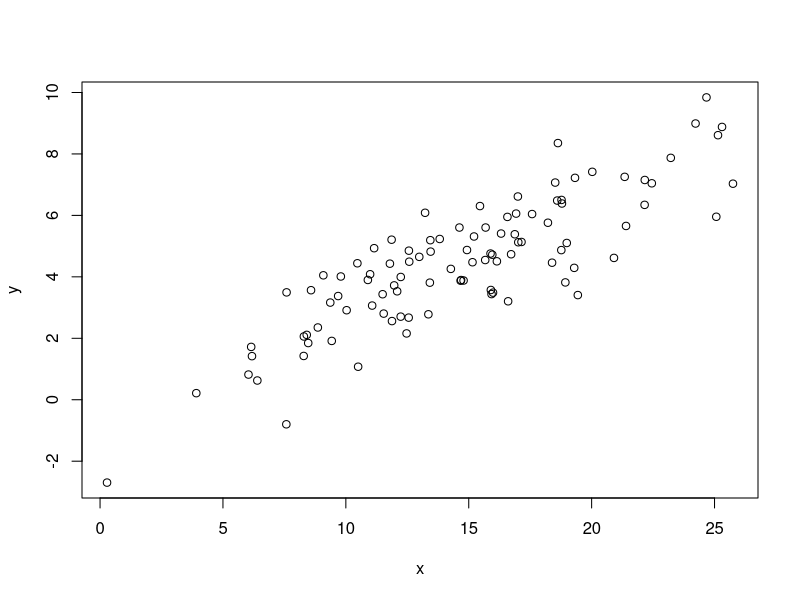
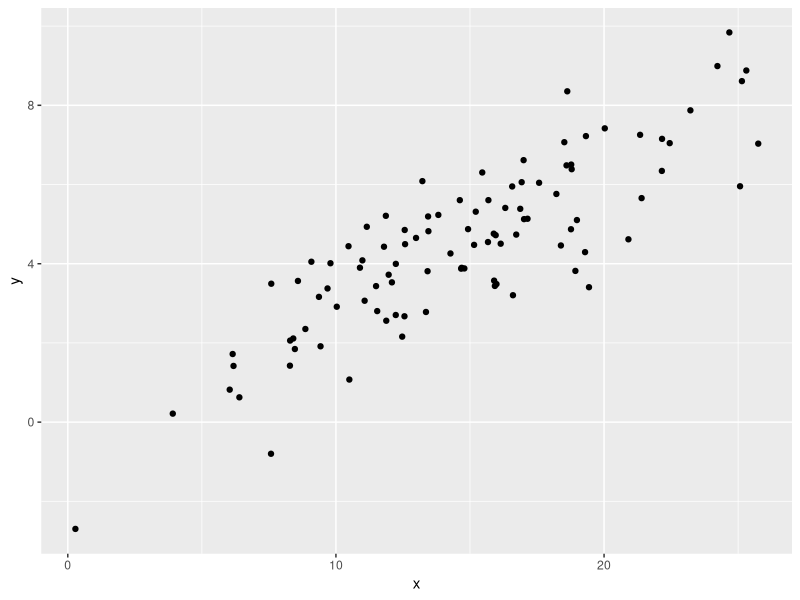
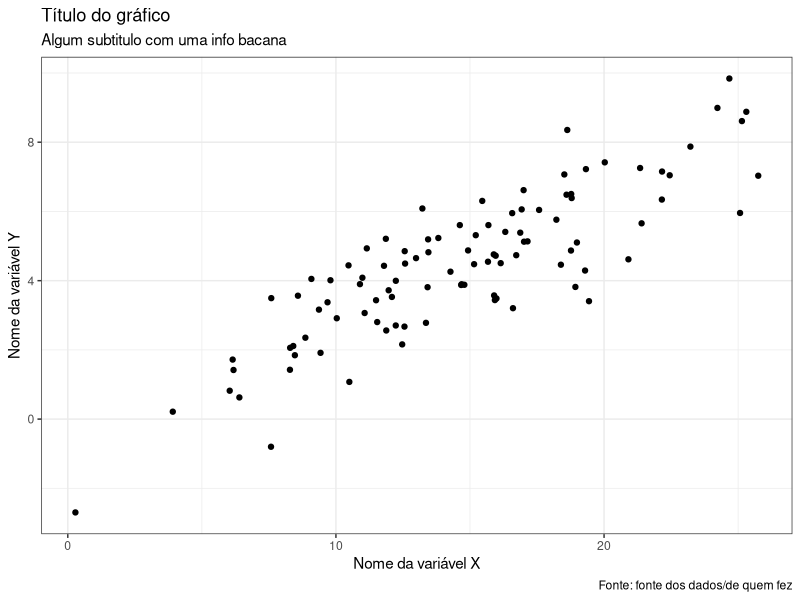
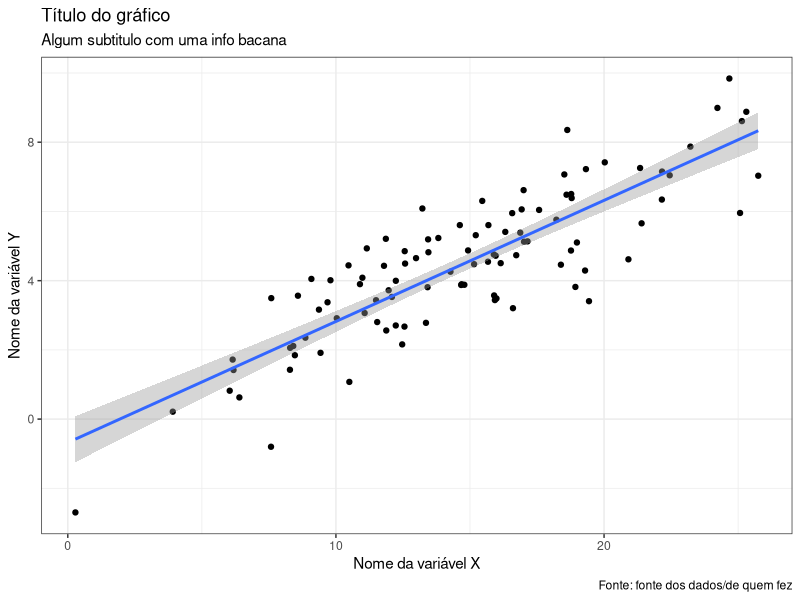
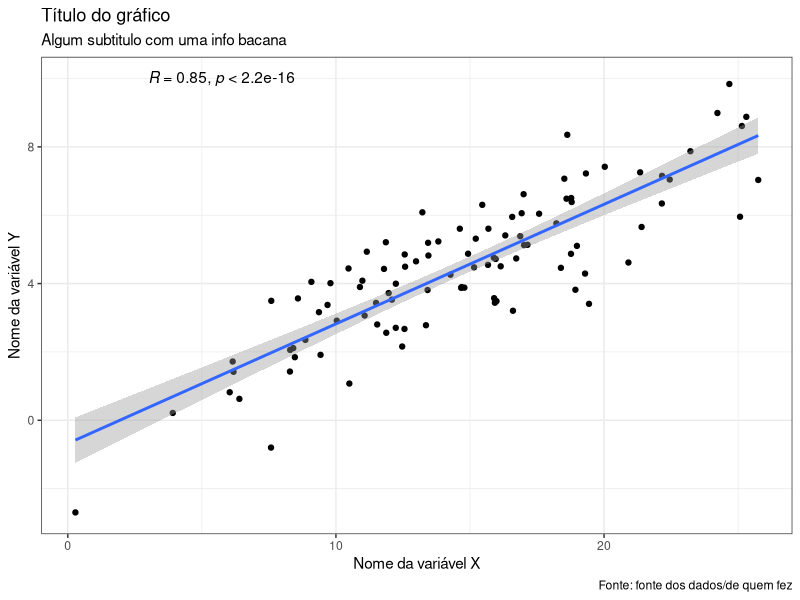
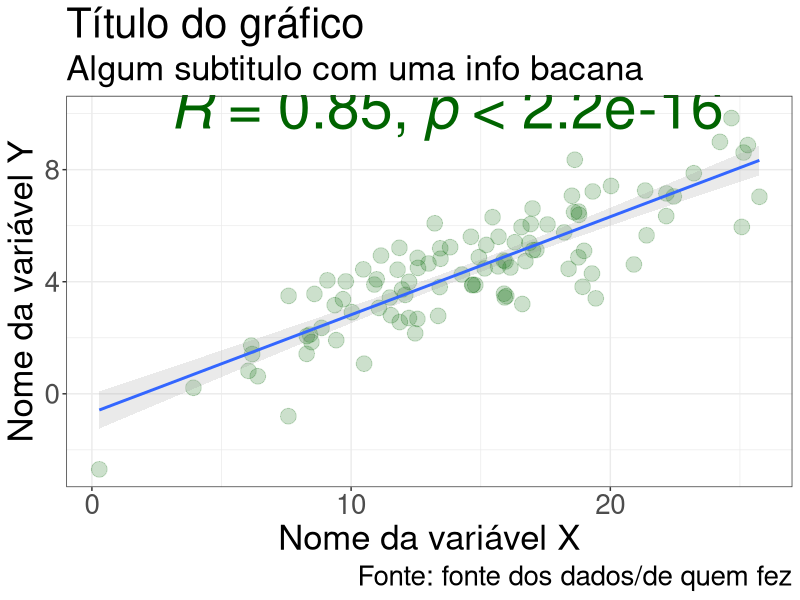
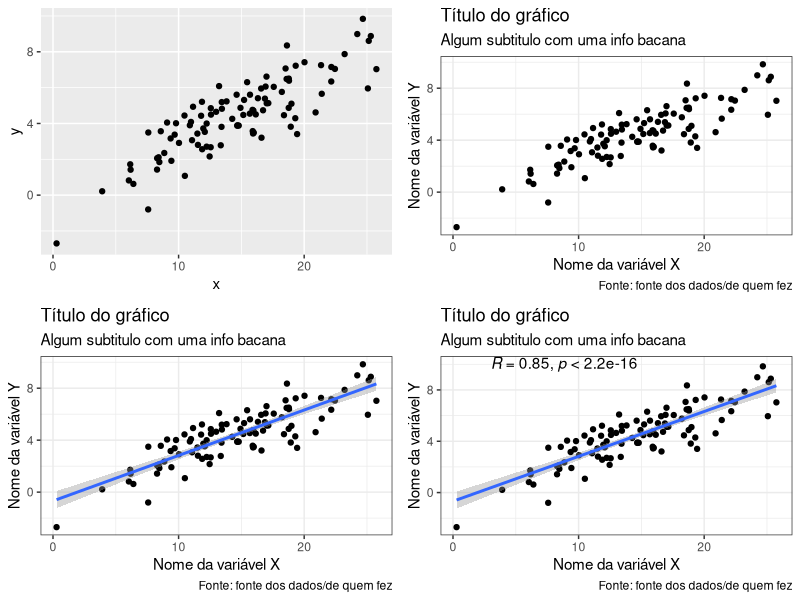

Source code (R) for these figures, in order:
## Esse script vai te ajudar a melhorar a qualidade dos seus gráficos de dispersão

# Raiz da replicabidade
set.seed(666)

# Simulação
n <- 100
x <-rnorm(n, 15, 5)
erro <- rnorm(n, 0, 1)
y <- .31 * x + erro

df <- data.frame(x, y)

# Nível 1

plot(df) # gráfico com o comando básico do R

# Nível 2

library(ggplot2)
library(dplyr)

g2<-df %>%
  ggplot(aes(x, y)) + geom_point() # agora com o básico do ggplot2
g2

# Nível 3

g3<-df %>%
  ggplot(aes(x, y)) + geom_point() +
  theme_bw() +
  labs(x = "Nome da variável X",
       y = "Nome da variável Y",
       title = "Título do gráfico",
       subtitle = "Algum subtitulo com uma info bacana",
       caption = "Fonte: fonte dos dados/de quem fez") # vamos incluir nomes nos eixos
                                                       # titulo, subtitulo e fonte
g3


# Nível 4

g4<-df %>%
  ggplot(aes(x, y)) + geom_point() +
  theme_bw() +
  labs(x = "Nome da variável X",
       y = "Nome da variável Y",
       title = "Título do gráfico",
       subtitle = "Algum subtitulo com uma info bacana",
       caption = "Fonte: fonte dos dados/de quem fez") +
  geom_smooth(method = "lm") # vamos adicionar a linha de regressão
g4

# Nível 5

library(ggpubr)

g5<-df %>%
  ggplot(aes(x, y)) + geom_point() +
  theme_bw() +
  labs(x = "Nome da variável X",
       y = "Nome da variável Y",
       title = "Título do gráfico",
       subtitle = "Algum subtitulo com uma info bacana",
       caption = "Fonte: fonte dos dados/de quem fez") +
  geom_smooth(method = "lm")  +
  stat_cor(method = "pearson", label.x = 3, 
           label.y = 10) # vamos adicionar o coeficiente de correlação
g5

# Nível 6

library(ggpubr)

g6<-df %>%
  ggplot(aes(x, y)) + geom_point(col = "darkgreen", size = 5, alpha = .2) +
  theme_bw() +
  labs(x = "Nome da variável X",
       y = "Nome da variável Y",
       title = "Título do gráfico",
       subtitle = "Algum subtitulo com uma info bacana",
       caption = "Fonte: fonte dos dados/de quem fez") +
  geom_smooth(method = "lm", alpha = .2)  +
  stat_cor(method = "pearson", label.x = 3, 
           label.y = 10, size = 15, col = "darkgreen") +
  theme(text = element_text(size = 25)) # Vamos aumentar as fontes com um tapa no visual
g6

ggarrange(g2, g3, g4, g5) # para fazer um painel

# E ai, viu como é fácil?
# Para mais dicas, fale comigo no Twitter, Abs
# @DalsonFigueired
